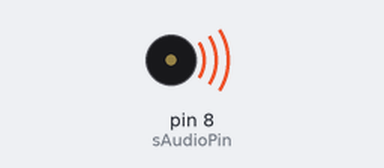
Simulated run of this sketch. Board: Arduino Uno, built with avr-gcc and run on an emulated ATmega328P. On the bench: buzzer (waves = sounding).

Above: at 0.27 s.
At 5.3 s:
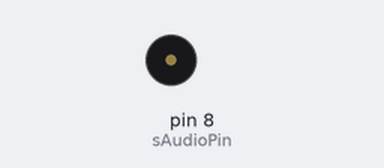
Timing chart, 0 to 13.5 s (numbered marks = the images above):
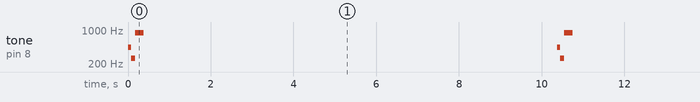

The sketch:

SoundTest.ino
```cpp
//Test sounds for TargetPractice
#include "pitches.h"

int sAudioPin = 8;                    //speaker output pin

void setup() {
  // put your setup code here, to run once:
   pinMode(sAudioPin, OUTPUT);
}

void loop() {
  // put your main code here, to run repeatedly:
  //playFinalSound();

  //delay(5000);

  //playBadSound();

  playHitSound();
  delay(10000);
}


void playFinalSound()
{
  int NOTE_SUSTAIN = 50;
  for(uint8_t nLoop = 0;nLoop < 2;nLoop ++)
  {
    tone(sAudioPin,NOTE_A5);
    delay(NOTE_SUSTAIN);
    tone(sAudioPin,NOTE_B5);
    delay(NOTE_SUSTAIN);
    tone(sAudioPin,NOTE_C5);
    delay(NOTE_SUSTAIN);
    tone(sAudioPin,NOTE_B5);
    delay(NOTE_SUSTAIN);
    tone(sAudioPin,NOTE_C5);
    delay(NOTE_SUSTAIN);
    tone(sAudioPin,NOTE_D5);
    delay(NOTE_SUSTAIN);
    tone(sAudioPin,NOTE_C5);
    delay(NOTE_SUSTAIN);
    tone(sAudioPin,NOTE_D5);
    delay(NOTE_SUSTAIN);
    tone(sAudioPin,NOTE_E5);
    delay(NOTE_SUSTAIN);
    tone(sAudioPin,NOTE_D5);
    delay(NOTE_SUSTAIN);
    tone(sAudioPin,NOTE_E5);
    delay(NOTE_SUSTAIN);
    tone(sAudioPin,NOTE_E5);
    delay(NOTE_SUSTAIN);
  }
  noTone(sAudioPin);
}

void playHitSound()
{
  for(uint8_t nLoop = 0;nLoop < 1;nLoop ++)
  {
    tone(sAudioPin,NOTE_A4);
    delay(75);
    tone(sAudioPin,NOTE_C4);
    delay(100);
    tone(sAudioPin,NOTE_A5);
    delay(200);
  }
  noTone(sAudioPin);
}

void playBadSound()
{
    tone(sAudioPin,NOTE_G4);
    delay(250);
    tone(sAudioPin,NOTE_C4);
    delay(500);
    noTone(sAudioPin);
}
```

pitches.h
```cpp
/*************************************************
 * Public Constants
 *************************************************/

#define NOTE_B0  31
#define NOTE_C1  33
#define NOTE_CS1 35
#define NOTE_D1  37
#define NOTE_DS1 39
#define NOTE_E1  41
#define NOTE_F1  44
#define NOTE_FS1 46
#define NOTE_G1  49
#define NOTE_GS1 52
#define NOTE_A1  55
#define NOTE_AS1 58
#define NOTE_B1  62
#define NOTE_C2  65
#define NOTE_CS2 69
#define NOTE_D2  73
#define NOTE_DS2 78
#define NOTE_E2  82
#define NOTE_F2  87
#define NOTE_FS2 93
#define NOTE_G2  98
#define NOTE_GS2 104
#define NOTE_A2  110
#define NOTE_AS2 117
#define NOTE_B2  123
#define NOTE_C3  131
#define NOTE_CS3 139
#define NOTE_D3  147
#define NOTE_DS3 156
#define NOTE_E3  165
#define NOTE_F3  175
#define NOTE_FS3 185
#define NOTE_G3  196
#define NOTE_GS3 208
#define NOTE_A3  220
#define NOTE_AS3 233
#define NOTE_B3  247
#define NOTE_C4  262
#define NOTE_CS4 277
#define NOTE_D4  294
#define NOTE_DS4 311
#define NOTE_E4  330
#define NOTE_F4  349
#define NOTE_FS4 370
#define NOTE_G4  392
#define NOTE_GS4 415
#define NOTE_A4  440
#define NOTE_AS4 466
#define NOTE_B4  494
#define NOTE_C5  523
#define NOTE_CS5 554
#define NOTE_D5  587
#define NOTE_DS5 622
#define NOTE_E5  659
#define NOTE_F5  698
#define NOTE_FS5 740
#define NOTE_G5  784
#define NOTE_GS5 831
#define NOTE_A5  880
#define NOTE_AS5 932
#define NOTE_B5  988
#define NOTE_C6  1047
#define NOTE_CS6 1109
#define NOTE_D6  1175
#define NOTE_DS6 1245
#define NOTE_E6  1319
#define NOTE_F6  1397
#define NOTE_FS6 1480
#define NOTE_G6  1568
#define NOTE_GS6 1661
#define NOTE_A6  1760
#define NOTE_AS6 1865
#define NOTE_B6  1976
#define NOTE_C7  2093
#define NOTE_CS7 2217
#define NOTE_D7  2349
#define NOTE_DS7 2489
#define NOTE_E7  2637
#define NOTE_F7  2794
#define NOTE_FS7 2960
#define NOTE_G7  3136
#define NOTE_GS7 3322
#define NOTE_A7  3520
#define NOTE_AS7 3729
#define NOTE_B7  3951
#define NOTE_C8  4186
#define NOTE_CS8 4435
#define NOTE_D8  4699
#define NOTE_DS8 4978
```

Measured:
- by itself, tone on pin 8 (sAudioPin): repeats every 10.4 s: 262 Hz 0.10 s, 880 Hz 0.20 s, silent 10.0 s, 440 Hz 0.08 s
